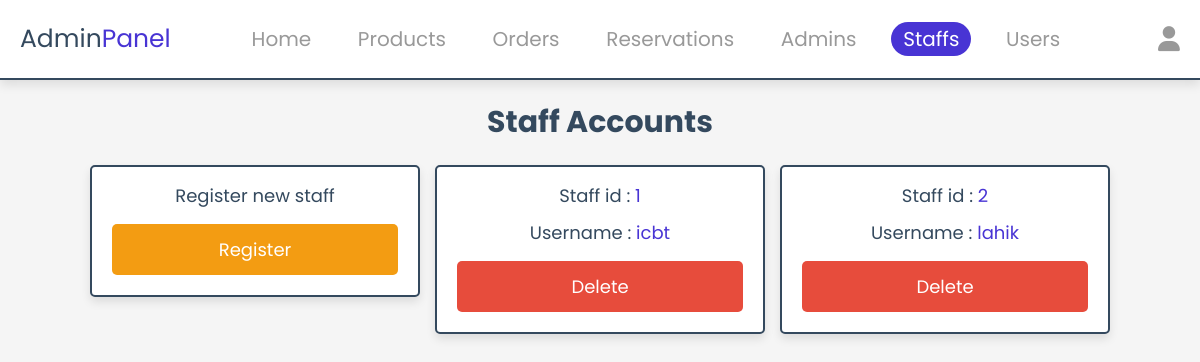
/admin/staff_accounts.php (signed in), run on the app's committed database.
### tables this page shows
CREATE TABLE `staff` (
  `id` int(11) NOT NULL,
  `name` varchar(20) NOT NULL,
  `password` varchar(255) NOT NULL
);

### admin/staff_accounts.php (the view, shortened to what this page needs)
<?php
   include('../db/database.php');
?>
<!DOCTYPE html>
<html lang="en">
<head>
   <link rel="stylesheet" href="https://cdnjs.cloudflare.com/ajax/libs/font-awesome/6.1.1/css/all.min.css">
   <link rel="stylesheet" href="../css/admin_style.css">
</head>
<body>
   <?php include '../components/admin_header.php' ?>
   <section class="accounts">
      <h1 class="heading">staff accounts</h1>
      <div class="box-container">
         <div class="box">
            <p>Register new staff</p>
            <a href="register_staff.php" class="option-btn">register</a>
         </div>
         <?php
            $select_account = $conn->prepare("SELECT * FROM staff");
            $select_account->execute();
            if($select_account->rowCount() > 0){
               while($fetch_accounts = $select_account->fetch(PDO::FETCH_ASSOC)){
         ?>
         <div class="box">
            <p> Staff id : <span><?= $fetch_accounts['id']; ?></span> </p>
            <p> Username : <span><?= $fetch_accounts['name']; ?></span> </p>
            <div class="flex-btn">
               <a href="staff_accounts.php?delete=<?= $fetch_accounts['id']; ?>" class="delete-btn" onclick="return confirm('delete this account?');">delete</a>
            </div>
         </div>
         <?php
            }
         }else{
            echo '<p class="empty">no staff accounts available</p>';
         }
         ?>
      </div>
</section>
</body>
</html>

### CSS/admin_style.css (style rules this page uses)
:root { --blue-color:#4834d4; --red:#e74c3c; --orange:#f39c12; --black:#34495e; --light-bg:#f5f5f5; --light-color:#999; --green: #00ff59; --border:.2rem solid var(--black); --box-shadow:0 .5rem 1rem rgba(0,0,0,.1); }
* { font-family: 'poppins', sans-serif; margin:0; padding:0; box-sizing: border-box; text-decoration: none; outline: none; border:none; }
html { font-size: 62.5%; overflow-x: hidden; }
body { background-color: var(--light-bg); }
section { max-width: 1200px; margin:0 auto; padding:2rem; }
.btn, .delete-btn, .option-btn, .hero-btn { display: block; margin-top: 1rem; border-radius: .5rem; cursor: pointer; width: 100%; font-size: 1.8rem; color: #fff; padding:1.2rem 3rem; text-transform: capitalize; text-align: center; }
.delete-btn { background-color: var(--red); }
.option-btn { background-color: var(--orange); }
.flex-btn { display: flex; gap:1rem; }
.heading { text-align: center; margin-bottom: 2rem; text-transform: capitalize; color:var(--black); font-size: 3rem; }
.accounts .box-container { display: grid; grid-template-columns: repeat(auto-fit, 33rem); gap:1.5rem; justify-content: center; align-items: flex-start; }
.accounts .box-container .box { background-color: #fff; border-radius: .5rem; box-shadow: var(--box-shadow); border:var(--border); padding:2rem; padding-top: 1rem; text-align: center; }
.accounts .box-container .box p { padding: .5rem 0; font-size: 1.8rem; color:var(--black); }
.accounts .box-container .box p span { color:var(--blue-color); }

### data on the page
staff: id "1", name "icbt"
staff: id "2", name "lahik"
